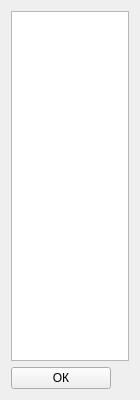
<?xml version="1.0" encoding="UTF-8"?>
<ui version="4.0">
 <class>SetLoads</class>
 <widget class="QWidget" name="SetLoads">
  <property name="geometry">
   <rect>
    <x>0</x>
    <y>0</y>
    <width>140</width>
    <height>400</height>
   </rect>
  </property>
  <property name="minimumSize">
   <size>
    <width>140</width>
    <height>400</height>
   </size>
  </property>
  <property name="maximumSize">
   <size>
    <width>152</width>
    <height>500</height>
   </size>
  </property>
  <property name="windowTitle">
   <string>Form</string>
  </property>
  <layout class="QVBoxLayout" name="verticalLayout_2">
   <item>
    <layout class="QVBoxLayout" name="verticalLayout">
     <item>
      <widget class="QTableView" name="tableView"/>
     </item>
     <item>
      <widget class="QPushButton" name="buttonOk">
       <property name="maximumSize">
        <size>
         <width>100</width>
         <height>16777215</height>
        </size>
       </property>
       <property name="layoutDirection">
        <enum>Qt::LeftToRight</enum>
       </property>
       <property name="text">
        <string>ОК</string>
       </property>
      </widget>
     </item>
    </layout>
   </item>
  </layout>
 </widget>
 <resources/>
 <connections/>
</ui>
